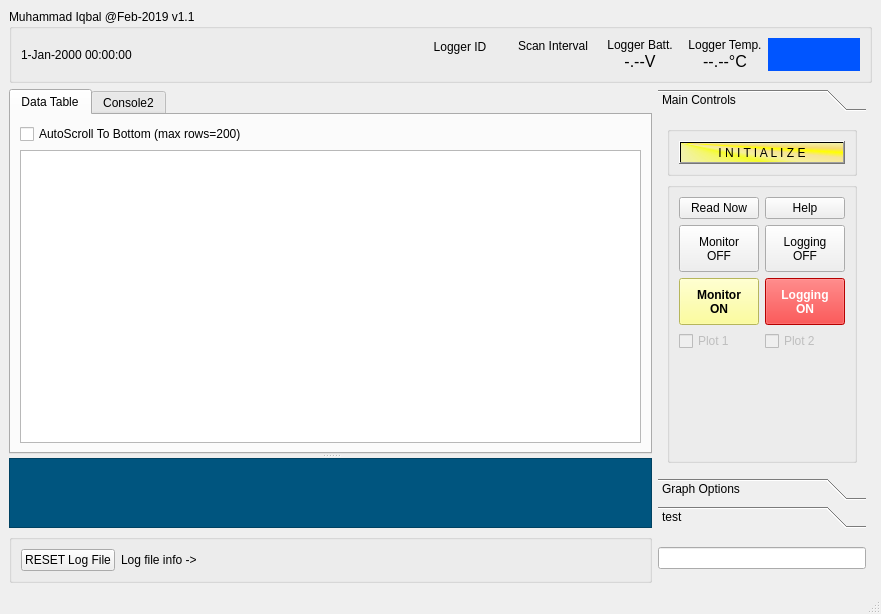
<?xml version="1.0" encoding="UTF-8"?>
<ui version="4.0">
 <class>MainWindow</class>
 <widget class="QMainWindow" name="MainWindow">
  <property name="enabled">
   <bool>true</bool>
  </property>
  <property name="geometry">
   <rect>
    <x>0</x>
    <y>0</y>
    <width>881</width>
    <height>614</height>
   </rect>
  </property>
  <property name="cursor">
   <cursorShape>ArrowCursor</cursorShape>
  </property>
  <property name="windowTitle">
   <string>plotWidgetWithMarkers</string>
  </property>
  <property name="unifiedTitleAndToolBarOnMac">
   <bool>false</bool>
  </property>
  <widget class="QWidget" name="centralWidget">
   <layout class="QGridLayout" name="gridLayout_6">
    <item row="0" column="0" colspan="3">
     <widget class="QGroupBox" name="groupBoxControl">
      <property name="sizePolicy">
       <sizepolicy hsizetype="Preferred" vsizetype="Preferred">
        <horstretch>0</horstretch>
        <verstretch>0</verstretch>
       </sizepolicy>
      </property>
      <property name="maximumSize">
       <size>
        <width>16777215</width>
        <height>80</height>
       </size>
      </property>
      <property name="title">
       <string>Muhammad Iqbal @Feb-2019 v1.1</string>
      </property>
      <layout class="QHBoxLayout" name="horizontalLayout">
       <item>
        <widget class="QLabel" name="labelDateTime">
         <property name="text">
          <string>1-Jan-2000 00:00:00</string>
         </property>
        </widget>
       </item>
       <item>
        <spacer name="horizontalSpacer">
         <property name="orientation">
          <enum>Qt::Horizontal</enum>
         </property>
         <property name="sizeHint" stdset="0">
          <size>
           <width>292</width>
           <height>20</height>
          </size>
         </property>
        </spacer>
       </item>
       <item>
        <layout class="QHBoxLayout" name="horizontalLayout_2">
         <property name="spacing">
          <number>15</number>
         </property>
         <item>
          <layout class="QVBoxLayout" name="verticalLayout_5">
           <property name="spacing">
            <number>0</number>
           </property>
           <item>
            <widget class="QLabel" name="label">
             <property name="text">
              <string>Logger ID</string>
             </property>
             <property name="alignment">
              <set>Qt::AlignCenter</set>
             </property>
            </widget>
           </item>
           <item>
            <widget class="QLabel" name="labelLoggerID">
             <property name="minimumSize">
              <size>
               <width>78</width>
               <height>0</height>
              </size>
             </property>
             <property name="styleSheet">
              <string notr="true"/>
             </property>
             <property name="text">
              <string/>
             </property>
             <property name="alignment">
              <set>Qt::AlignCenter</set>
             </property>
            </widget>
           </item>
          </layout>
         </item>
         <item>
          <layout class="QVBoxLayout" name="verticalLayout_6">
           <property name="spacing">
            <number>0</number>
           </property>
           <item>
            <widget class="QLabel" name="label_2">
             <property name="text">
              <string>Scan Interval</string>
             </property>
             <property name="alignment">
              <set>Qt::AlignCenter</set>
             </property>
            </widget>
           </item>
           <item>
            <widget class="QLabel" name="labelScanInterval">
             <property name="sizePolicy">
              <sizepolicy hsizetype="Preferred" vsizetype="Preferred">
               <horstretch>0</horstretch>
               <verstretch>0</verstretch>
              </sizepolicy>
             </property>
             <property name="minimumSize">
              <size>
               <width>78</width>
               <height>0</height>
              </size>
             </property>
             <property name="font">
              <font>
               <pointsize>12</pointsize>
              </font>
             </property>
             <property name="styleSheet">
              <string notr="true"/>
             </property>
             <property name="text">
              <string/>
             </property>
             <property name="alignment">
              <set>Qt::AlignCenter</set>
             </property>
            </widget>
           </item>
          </layout>
         </item>
         <item>
          <layout class="QVBoxLayout" name="verticalLayout_7">
           <property name="spacing">
            <number>0</number>
           </property>
           <item>
            <widget class="QLabel" name="label_3">
             <property name="text">
              <string>Logger Batt.</string>
             </property>
             <property name="alignment">
              <set>Qt::AlignCenter</set>
             </property>
            </widget>
           </item>
           <item>
            <widget class="QLabel" name="labelBatt">
             <property name="font">
              <font>
               <family>MS Shell Dlg 2</family>
               <pointsize>12</pointsize>
               <weight>50</weight>
               <italic>false</italic>
               <bold>false</bold>
              </font>
             </property>
             <property name="autoFillBackground">
              <bool>false</bool>
             </property>
             <property name="styleSheet">
              <string notr="true"/>
             </property>
             <property name="text">
              <string>-.--V</string>
             </property>
             <property name="alignment">
              <set>Qt::AlignCenter</set>
             </property>
             <property name="indent">
              <number>-1</number>
             </property>
            </widget>
           </item>
          </layout>
         </item>
         <item>
          <layout class="QVBoxLayout" name="verticalLayout_8">
           <property name="spacing">
            <number>0</number>
           </property>
           <item>
            <widget class="QLabel" name="label_4">
             <property name="text">
              <string>Logger Temp.</string>
             </property>
             <property name="alignment">
              <set>Qt::AlignCenter</set>
             </property>
            </widget>
           </item>
           <item>
            <widget class="QLabel" name="labelTemp">
             <property name="font">
              <font>
               <family>MS Shell Dlg 2</family>
               <pointsize>12</pointsize>
              </font>
             </property>
             <property name="styleSheet">
              <string notr="true"/>
             </property>
             <property name="text">
              <string>--.--°C</string>
             </property>
             <property name="alignment">
              <set>Qt::AlignCenter</set>
             </property>
            </widget>
           </item>
          </layout>
         </item>
        </layout>
       </item>
       <item>
        <layout class="QVBoxLayout" name="verticalLayout_9">
         <item>
          <widget class="QLabel" name="labelLoggerModel">
           <property name="minimumSize">
            <size>
             <width>92</width>
             <height>0</height>
            </size>
           </property>
           <property name="font">
            <font>
             <family>MS Shell Dlg 2</family>
             <pointsize>16</pointsize>
             <weight>75</weight>
             <bold>true</bold>
            </font>
           </property>
           <property name="styleSheet">
            <string notr="true">background-color: rgb(0, 85, 255);
color: rgb(255, 255, 0);</string>
           </property>
           <property name="text">
            <string/>
           </property>
           <property name="alignment">
            <set>Qt::AlignCenter</set>
           </property>
          </widget>
         </item>
        </layout>
       </item>
      </layout>
     </widget>
    </item>
    <item row="1" column="0">
     <widget class="QSplitter" name="splitter">
      <property name="sizePolicy">
       <sizepolicy hsizetype="Expanding" vsizetype="Expanding">
        <horstretch>1</horstretch>
        <verstretch>0</verstretch>
       </sizepolicy>
      </property>
      <property name="orientation">
       <enum>Qt::Vertical</enum>
      </property>
      <widget class="QTabWidget" name="tabWidget">
       <property name="enabled">
        <bool>true</bool>
       </property>
       <property name="sizePolicy">
        <sizepolicy hsizetype="Preferred" vsizetype="Preferred">
         <horstretch>0</horstretch>
         <verstretch>4</verstretch>
        </sizepolicy>
       </property>
       <property name="whatsThis">
        <string/>
       </property>
       <property name="autoFillBackground">
        <bool>true</bool>
       </property>
       <property name="styleSheet">
        <string notr="true"/>
       </property>
       <property name="tabPosition">
        <enum>QTabWidget::North</enum>
       </property>
       <property name="tabShape">
        <enum>QTabWidget::Rounded</enum>
       </property>
       <property name="currentIndex">
        <number>0</number>
       </property>
       <property name="elideMode">
        <enum>Qt::ElideNone</enum>
       </property>
       <property name="documentMode">
        <bool>false</bool>
       </property>
       <property name="tabsClosable">
        <bool>false</bool>
       </property>
       <property name="tabBarAutoHide">
        <bool>false</bool>
       </property>
       <widget class="QWidget" name="tab">
        <attribute name="title">
         <string>Data Table</string>
        </attribute>
        <layout class="QGridLayout" name="gridLayout_5">
         <item row="0" column="0">
          <widget class="QCheckBox" name="checkBoxAutoScroll">
           <property name="text">
            <string>AutoScroll To Bottom (max rows=200)</string>
           </property>
          </widget>
         </item>
         <item row="1" column="0">
          <widget class="QTableWidget" name="tableWidgetMarkers"/>
         </item>
        </layout>
       </widget>
       <widget class="QWidget" name="tab_2">
        <attribute name="title">
         <string>Console2</string>
        </attribute>
        <layout class="QGridLayout" name="gridLayout_4">
         <item row="0" column="0">
          <widget class="QTextEdit" name="console_2">
           <property name="styleSheet">
            <string notr="true">background-color: rgb(255, 215, 10);</string>
           </property>
          </widget>
         </item>
        </layout>
       </widget>
      </widget>
      <widget class="QTextEdit" name="console">
       <property name="sizePolicy">
        <sizepolicy hsizetype="Preferred" vsizetype="Preferred">
         <horstretch>0</horstretch>
         <verstretch>1</verstretch>
        </sizepolicy>
       </property>
       <property name="styleSheet">
        <string notr="true">background-color: rgb(0, 85, 127);
color: rgb(255, 255, 0);</string>
       </property>
      </widget>
     </widget>
    </item>
    <item row="2" column="1">
     <widget class="QLineEdit" name="lineEditPassword">
      <property name="text">
       <string/>
      </property>
      <property name="echoMode">
       <enum>QLineEdit::Password</enum>
      </property>
     </widget>
    </item>
    <item row="1" column="1">
     <widget class="QToolBox" name="toolBox">
      <property name="minimumSize">
       <size>
        <width>200</width>
        <height>0</height>
       </size>
      </property>
      <property name="frameShape">
       <enum>QFrame::NoFrame</enum>
      </property>
      <property name="currentIndex">
       <number>0</number>
      </property>
      <widget class="QWidget" name="page">
       <property name="geometry">
        <rect>
         <x>0</x>
         <y>0</y>
         <width>200</width>
         <height>371</height>
        </rect>
       </property>
       <attribute name="label">
        <string>Main Controls</string>
       </attribute>
       <layout class="QGridLayout" name="gridLayout_3">
        <item row="0" column="0">
         <widget class="QGroupBox" name="groupBox">
          <property name="title">
           <string/>
          </property>
          <layout class="QGridLayout" name="gridLayout_8">
           <item row="0" column="0">
            <widget class="QPushButton" name="pushButtonGetLoggerStatus">
             <property name="styleSheet">
              <string notr="true">background-color: qconicalgradient(cx:0, cy:0, angle:135, stop:0 rgba(255, 255, 0, 69), stop:0.375 rgba(255, 255, 0, 69), stop:0.423533 rgba(251, 255, 0, 145), stop:0.45 rgba(247, 255, 0, 208), stop:0.477581 rgba(255, 244, 71, 130), stop:0.518717 rgba(255, 218, 71, 130), stop:0.55 rgba(255, 255, 0, 255), stop:0.57754 rgba(255, 203, 0, 130), stop:0.625 rgba(255, 255, 0, 69), stop:1 rgba(255, 255, 0, 69));</string>
             </property>
             <property name="text">
              <string>I N I T I A L I Z E</string>
             </property>
            </widget>
           </item>
          </layout>
         </widget>
        </item>
        <item row="1" column="0">
         <widget class="QGroupBox" name="groupBoxMainControl">
          <property name="title">
           <string/>
          </property>
          <layout class="QGridLayout" name="gridLayout_2" columnstretch="1,0">
           <property name="sizeConstraint">
            <enum>QLayout::SetDefaultConstraint</enum>
           </property>
           <item row="3" column="0">
            <widget class="QCheckBox" name="checkBoxShowPlotWindow_0">
             <property name="enabled">
              <bool>false</bool>
             </property>
             <property name="text">
              <string>Plot 1</string>
             </property>
             <property name="checkable">
              <bool>true</bool>
             </property>
            </widget>
           </item>
           <item row="3" column="1">
            <widget class="QCheckBox" name="checkBoxShowPlotWindow_1">
             <property name="enabled">
              <bool>false</bool>
             </property>
             <property name="text">
              <string>Plot 2</string>
             </property>
            </widget>
           </item>
           <item row="0" column="1">
            <widget class="QPushButton" name="pushButtonHelp">
             <property name="enabled">
              <bool>true</bool>
             </property>
             <property name="text">
              <string>Help</string>
             </property>
            </widget>
           </item>
           <item row="0" column="0">
            <widget class="QPushButton" name="pushButtonReadNow">
             <property name="enabled">
              <bool>true</bool>
             </property>
             <property name="styleSheet">
              <string notr="true"/>
             </property>
             <property name="text">
              <string>Read Now</string>
             </property>
            </widget>
           </item>
           <item row="4" column="1">
            <spacer name="verticalSpacer_2">
             <property name="orientation">
              <enum>Qt::Vertical</enum>
             </property>
             <property name="sizeHint" stdset="0">
              <size>
               <width>20</width>
               <height>40</height>
              </size>
             </property>
            </spacer>
           </item>
           <item row="1" column="1">
            <layout class="QVBoxLayout" name="verticalLayout_3" stretch="1,1">
             <item>
              <widget class="QPushButton" name="pushButtonStartLogging">
               <property name="enabled">
                <bool>true</bool>
               </property>
               <property name="sizePolicy">
                <sizepolicy hsizetype="Minimum" vsizetype="Fixed">
                 <horstretch>0</horstretch>
                 <verstretch>0</verstretch>
                </sizepolicy>
               </property>
               <property name="maximumSize">
                <size>
                 <width>16777215</width>
                 <height>75</height>
                </size>
               </property>
               <property name="text">
                <string>Logging
OFF</string>
               </property>
               <property name="checkable">
                <bool>false</bool>
               </property>
               <property name="autoDefault">
                <bool>false</bool>
               </property>
               <property name="default">
                <bool>false</bool>
               </property>
               <property name="flat">
                <bool>false</bool>
               </property>
              </widget>
             </item>
             <item>
              <widget class="QPushButton" name="pushButtonStopLogging">
               <property name="enabled">
                <bool>true</bool>
               </property>
               <property name="sizePolicy">
                <sizepolicy hsizetype="Minimum" vsizetype="Fixed">
                 <horstretch>0</horstretch>
                 <verstretch>0</verstretch>
                </sizepolicy>
               </property>
               <property name="maximumSize">
                <size>
                 <width>16777215</width>
                 <height>75</height>
                </size>
               </property>
               <property name="font">
                <font>
                 <weight>75</weight>
                 <italic>false</italic>
                 <bold>true</bold>
                 <strikeout>false</strikeout>
                </font>
               </property>
               <property name="styleSheet">
                <string notr="true">background-color: rgb(255, 0, 0);
color: rgb(255, 255, 255);</string>
               </property>
               <property name="text">
                <string>Logging
ON</string>
               </property>
              </widget>
             </item>
            </layout>
           </item>
           <item row="1" column="0">
            <layout class="QVBoxLayout" name="verticalLayout" stretch="1,1">
             <property name="sizeConstraint">
              <enum>QLayout::SetDefaultConstraint</enum>
             </property>
             <item>
              <widget class="QPushButton" name="pushButtonStartMonitor">
               <property name="enabled">
                <bool>true</bool>
               </property>
               <property name="sizePolicy">
                <sizepolicy hsizetype="Minimum" vsizetype="Fixed">
                 <horstretch>0</horstretch>
                 <verstretch>0</verstretch>
                </sizepolicy>
               </property>
               <property name="maximumSize">
                <size>
                 <width>16777215</width>
                 <height>75</height>
                </size>
               </property>
               <property name="cursor">
                <cursorShape>PointingHandCursor</cursorShape>
               </property>
               <property name="styleSheet">
                <string notr="true"/>
               </property>
               <property name="text">
                <string>Monitor
OFF</string>
               </property>
               <property name="checkable">
                <bool>false</bool>
               </property>
               <property name="checked">
                <bool>false</bool>
               </property>
               <property name="autoRepeat">
                <bool>false</bool>
               </property>
               <property name="autoExclusive">
                <bool>false</bool>
               </property>
              </widget>
             </item>
             <item>
              <widget class="QPushButton" name="pushButtonStopMonitor">
               <property name="sizePolicy">
                <sizepolicy hsizetype="Minimum" vsizetype="Fixed">
                 <horstretch>0</horstretch>
                 <verstretch>0</verstretch>
                </sizepolicy>
               </property>
               <property name="minimumSize">
                <size>
                 <width>0</width>
                 <height>0</height>
                </size>
               </property>
               <property name="maximumSize">
                <size>
                 <width>16777215</width>
                 <height>75</height>
                </size>
               </property>
               <property name="font">
                <font>
                 <weight>75</weight>
                 <bold>true</bold>
                </font>
               </property>
               <property name="styleSheet">
                <string notr="true">background-color: rgb(255, 255, 127);</string>
               </property>
               <property name="text">
                <string>Monitor
ON</string>
               </property>
              </widget>
             </item>
            </layout>
           </item>
          </layout>
         </widget>
        </item>
       </layout>
      </widget>
      <widget class="QWidget" name="page_3">
       <property name="geometry">
        <rect>
         <x>0</x>
         <y>0</y>
         <width>200</width>
         <height>371</height>
        </rect>
       </property>
       <attribute name="label">
        <string>Graph Options</string>
       </attribute>
       <layout class="QGridLayout" name="gridLayout_10">
        <item row="10" column="1">
         <spacer name="verticalSpacer_4">
          <property name="orientation">
           <enum>Qt::Vertical</enum>
          </property>
          <property name="sizeHint" stdset="0">
           <size>
            <width>20</width>
            <height>40</height>
           </size>
          </property>
         </spacer>
        </item>
        <item row="3" column="1">
         <widget class="QComboBox" name="comboBoxScatterStyle">
          <property name="enabled">
           <bool>true</bool>
          </property>
          <property name="currentIndex">
           <number>14</number>
          </property>
          <item>
           <property name="text">
            <string>Disc</string>
           </property>
          </item>
          <item>
           <property name="text">
            <string>Cross</string>
           </property>
          </item>
          <item>
           <property name="text">
            <string>Plus</string>
           </property>
          </item>
          <item>
           <property name="text">
            <string>Circle</string>
           </property>
          </item>
          <item>
           <property name="text">
            <string>Square</string>
           </property>
          </item>
          <item>
           <property name="text">
            <string>Diamond</string>
           </property>
          </item>
          <item>
           <property name="text">
            <string>Star</string>
           </property>
          </item>
          <item>
           <property name="text">
            <string>Triangle</string>
           </property>
          </item>
          <item>
           <property name="text">
            <string>TriangleInverted</string>
           </property>
          </item>
          <item>
           <property name="text">
            <string>CrossSquare</string>
           </property>
          </item>
          <item>
           <property name="text">
            <string>PlusSquare</string>
           </property>
          </item>
          <item>
           <property name="text">
            <string>CrossCircle</string>
           </property>
          </item>
          <item>
           <property name="text">
            <string>PlusCircle</string>
           </property>
          </item>
          <item>
           <property name="text">
            <string>Peace</string>
           </property>
          </item>
          <item>
           <property name="text">
            <string>Mixed</string>
           </property>
          </item>
          <item>
           <property name="text">
            <string>None</string>
           </property>
          </item>
         </widget>
        </item>
        <item row="1" column="0">
         <widget class="QLabel" name="label_9">
          <property name="text">
           <string>Line Style</string>
          </property>
         </widget>
        </item>
        <item row="1" column="1">
         <widget class="QComboBox" name="comboBoxLineStyle">
          <item>
           <property name="text">
            <string>Line</string>
           </property>
          </item>
          <item>
           <property name="text">
            <string>StepLeft</string>
           </property>
          </item>
          <item>
           <property name="text">
            <string>StepRight</string>
           </property>
          </item>
          <item>
           <property name="text">
            <string>StepCenter</string>
           </property>
          </item>
          <item>
           <property name="text">
            <string>Impulse</string>
           </property>
          </item>
          <item>
           <property name="text">
            <string>None</string>
           </property>
          </item>
         </widget>
        </item>
        <item row="2" column="1">
         <widget class="QSlider" name="horizontalSliderLineWidth">
          <property name="maximum">
           <number>30</number>
          </property>
          <property name="pageStep">
           <number>10</number>
          </property>
          <property name="value">
           <number>1</number>
          </property>
          <property name="sliderPosition">
           <number>1</number>
          </property>
          <property name="orientation">
           <enum>Qt::Horizontal</enum>
          </property>
          <property name="invertedAppearance">
           <bool>false</bool>
          </property>
          <property name="invertedControls">
           <bool>false</bool>
          </property>
         </widget>
        </item>
        <item row="5" column="1">
         <widget class="QComboBox" name="comboBoxPenStyle">
          <property name="enabled">
           <bool>false</bool>
          </property>
          <item>
           <property name="text">
            <string>dash</string>
           </property>
          </item>
          <item>
           <property name="text">
            <string>dot</string>
           </property>
          </item>
          <item>
           <property name="text">
            <string>solid</string>
           </property>
          </item>
         </widget>
        </item>
        <item row="3" column="0">
         <widget class="QLabel" name="label_10">
          <property name="enabled">
           <bool>true</bool>
          </property>
          <property name="text">
           <string>Scatter Style</string>
          </property>
         </widget>
        </item>
        <item row="5" column="0">
         <widget class="QLabel" name="label_11">
          <property name="enabled">
           <bool>false</bool>
          </property>
          <property name="text">
           <string>Pen Style</string>
          </property>
         </widget>
        </item>
        <item row="2" column="0">
         <widget class="QLabel" name="label_12">
          <property name="text">
           <string>Line Width</string>
          </property>
         </widget>
        </item>
        <item row="10" column="0">
         <spacer name="verticalSpacer_3">
          <property name="orientation">
           <enum>Qt::Vertical</enum>
          </property>
          <property name="sizeHint" stdset="0">
           <size>
            <width>20</width>
            <height>40</height>
           </size>
          </property>
         </spacer>
        </item>
        <item row="4" column="0">
         <widget class="QLabel" name="label_13">
          <property name="text">
           <string>Scatter Size</string>
          </property>
         </widget>
        </item>
        <item row="4" column="1">
         <widget class="QSlider" name="horizontalSliderScatterSize">
          <property name="minimum">
           <number>0</number>
          </property>
          <property name="maximum">
           <number>10</number>
          </property>
          <property name="value">
           <number>4</number>
          </property>
          <property name="orientation">
           <enum>Qt::Horizontal</enum>
          </property>
         </widget>
        </item>
       </layout>
      </widget>
      <widget class="QWidget" name="page_2">
       <property name="geometry">
        <rect>
         <x>0</x>
         <y>0</y>
         <width>279</width>
         <height>450</height>
        </rect>
       </property>
       <attribute name="label">
        <string>test</string>
       </attribute>
       <layout class="QGridLayout" name="gridLayout">
        <item row="0" column="0">
         <widget class="QGroupBox" name="groupBoxHiddenControl">
          <property name="sizePolicy">
           <sizepolicy hsizetype="Preferred" vsizetype="Preferred">
            <horstretch>0</horstretch>
            <verstretch>0</verstretch>
           </sizepolicy>
          </property>
          <property name="title">
           <string/>
          </property>
          <layout class="QGridLayout" name="gridLayout_7">
           <item row="7" column="2">
            <widget class="QLabel" name="labelFreq">
             <property name="text">
              <string>freq Hz</string>
             </property>
            </widget>
           </item>
           <item row="16" column="0">
            <spacer name="verticalSpacer">
             <property name="orientation">
              <enum>Qt::Vertical</enum>
             </property>
             <property name="sizeHint" stdset="0">
              <size>
               <width>20</width>
               <height>40</height>
              </size>
             </property>
            </spacer>
           </item>
           <item row="4" column="0">
            <widget class="QCheckBox" name="checkBoxPauseGraph">
             <property name="text">
              <string>Pause</string>
             </property>
            </widget>
           </item>
           <item row="11" column="0">
            <widget class="QLabel" name="label_6">
             <property name="text">
              <string>plotDataCounter</string>
             </property>
            </widget>
           </item>
           <item row="4" column="2">
            <widget class="QCheckBox" name="checkBoxAutoRange">
             <property name="text">
              <string>Auto Range</string>
             </property>
            </widget>
           </item>
           <item row="9" column="2">
            <widget class="QLabel" name="labelyArrayTot">
             <property name="text">
              <string>yArrayTot</string>
             </property>
            </widget>
           </item>
           <item row="10" column="2">
            <widget class="QLabel" name="labelyArrayTot_i">
             <property name="text">
              <string>yArrayTot_i</string>
             </property>
            </widget>
           </item>
           <item row="10" column="0">
            <widget class="QLabel" name="label_7">
             <property name="text">
              <string>yArrayTot_i</string>
             </property>
            </widget>
           </item>
           <item row="11" column="2">
            <widget class="QLabel" name="labelPlotDataCounter">
             <property name="text">
              <string>plotDataCounter</string>
             </property>
            </widget>
           </item>
           <item row="9" column="0">
            <widget class="QLabel" name="label_8">
             <property name="text">
              <string>yArrayTot</string>
             </property>
            </widget>
           </item>
           <item row="3" column="0">
            <widget class="QPushButton" name="pushButtonSetSimulateInterval">
             <property name="text">
              <string>Simulate Interval (ms)</string>
             </property>
            </widget>
           </item>
           <item row="17" column="2">
            <widget class="QPushButton" name="pushButtonStop">
             <property name="enabled">
              <bool>false</bool>
             </property>
             <property name="text">
              <string>Stop</string>
             </property>
            </widget>
           </item>
           <item row="3" column="2">
            <widget class="QLineEdit" name="lineEditSimulateInterval"/>
           </item>
           <item row="17" column="0">
            <widget class="QPushButton" name="pushButtonRun">
             <property name="text">
              <string>Run</string>
             </property>
            </widget>
           </item>
           <item row="15" column="0">
            <widget class="LED" name="ledRx">
             <property name="visible">
              <bool>false</bool>
             </property>
            </widget>
           </item>
           <item row="1" column="0" colspan="3">
            <widget class="QPushButton" name="pushButtonClearConsole_2">
             <property name="text">
              <string>Clear
console_2</string>
             </property>
            </widget>
           </item>
           <item row="15" column="2">
            <widget class="LED" name="ledNewData">
             <property name="visible">
              <bool>false</bool>
             </property>
            </widget>
           </item>
           <item row="14" column="2">
            <widget class="QLabel" name="labelLoggingState">
             <property name="autoFillBackground">
              <bool>false</bool>
             </property>
             <property name="styleSheet">
              <string notr="true">font: bold;</string>
             </property>
             <property name="text">
              <string>logging state</string>
             </property>
             <property name="alignment">
              <set>Qt::AlignLeading|Qt::AlignLeft|Qt::AlignVCenter</set>
             </property>
            </widget>
           </item>
           <item row="14" column="0">
            <widget class="QLabel" name="labelMonitorMode">
             <property name="autoFillBackground">
              <bool>false</bool>
             </property>
             <property name="styleSheet">
              <string notr="true">font: bold;</string>
             </property>
             <property name="text">
              <string>monitor mode</string>
             </property>
             <property name="alignment">
              <set>Qt::AlignLeading|Qt::AlignLeft|Qt::AlignVCenter</set>
             </property>
            </widget>
           </item>
           <item row="13" column="2">
            <widget class="QLineEdit" name="lineEditScanInterval">
             <property name="sizePolicy">
              <sizepolicy hsizetype="Ignored" vsizetype="Fixed">
               <horstretch>0</horstretch>
               <verstretch>0</verstretch>
              </sizepolicy>
             </property>
             <property name="text">
              <string>30</string>
             </property>
             <property name="alignment">
              <set>Qt::AlignCenter</set>
             </property>
             <property name="readOnly">
              <bool>false</bool>
             </property>
             <property name="clearButtonEnabled">
              <bool>false</bool>
             </property>
            </widget>
           </item>
           <item row="5" column="2">
            <widget class="QCheckBox" name="checkBoxRandomize">
             <property name="text">
              <string>Randomize</string>
             </property>
            </widget>
           </item>
           <item row="13" column="0">
            <widget class="QPushButton" name="pushButtonSetScanInterval">
             <property name="text">
              <string>Set Interval</string>
             </property>
            </widget>
           </item>
           <item row="5" column="0">
            <widget class="QCheckBox" name="checkBoxSimulateData">
             <property name="enabled">
              <bool>true</bool>
             </property>
             <property name="text">
              <string>Simulate</string>
             </property>
            </widget>
           </item>
           <item row="0" column="0" colspan="3">
            <widget class="QComboBox" name="comboBoxLoggerModel">
             <property name="enabled">
              <bool>true</bool>
             </property>
             <property name="currentIndex">
              <number>-1</number>
             </property>
             <item>
              <property name="text">
               <string>LC-2</string>
              </property>
             </item>
             <item>
              <property name="text">
               <string>LC-2x4</string>
              </property>
             </item>
             <item>
              <property name="text">
               <string>LC-2x16</string>
              </property>
             </item>
            </widget>
           </item>
           <item row="2" column="0" colspan="3">
            <layout class="QFormLayout" name="formLayout">
             <item row="0" column="0">
              <widget class="QLabel" name="xRangeLabel">
               <property name="text">
                <string>x Range</string>
               </property>
              </widget>
             </item>
             <item row="0" column="1">
              <widget class="QLineEdit" name="lineEditXRange"/>
             </item>
             <item row="1" column="0">
              <widget class="QLabel" name="yMaxLabel">
               <property name="text">
                <string>y Max</string>
               </property>
              </widget>
             </item>
             <item row="1" column="1">
              <widget class="QLineEdit" name="lineEditYMax"/>
             </item>
             <item row="2" column="0">
              <widget class="QLabel" name="yMinLabel">
               <property name="text">
                <string>y Min</string>
               </property>
              </widget>
             </item>
             <item row="2" column="1">
              <widget class="QLineEdit" name="lineEditYMin"/>
             </item>
            </layout>
           </item>
          </layout>
         </widget>
        </item>
       </layout>
      </widget>
     </widget>
    </item>
    <item row="2" column="0">
     <widget class="QGroupBox" name="groupBox_3">
      <property name="title">
       <string/>
      </property>
      <layout class="QGridLayout" name="gridLayout_9">
       <item row="0" column="2">
        <widget class="QLabel" name="labelFileInfo">
         <property name="font">
          <font>
           <weight>75</weight>
           <bold>true</bold>
          </font>
         </property>
         <property name="styleSheet">
          <string notr="true">color: rgb(255, 0, 0);</string>
         </property>
         <property name="text">
          <string/>
         </property>
        </widget>
       </item>
       <item row="0" column="1">
        <widget class="QLabel" name="label_5">
         <property name="text">
          <string>Log file info -&gt; </string>
         </property>
        </widget>
       </item>
       <item row="0" column="0">
        <widget class="QPushButton" name="pushButtonResetLogFile">
         <property name="text">
          <string>RESET Log File</string>
         </property>
        </widget>
       </item>
       <item row="0" column="4">
        <spacer name="horizontalSpacer_2">
         <property name="orientation">
          <enum>Qt::Horizontal</enum>
         </property>
         <property name="sizeHint" stdset="0">
          <size>
           <width>40</width>
           <height>20</height>
          </size>
         </property>
        </spacer>
       </item>
      </layout>
     </widget>
    </item>
   </layout>
   <zorder>splitter</zorder>
   <zorder>groupBoxControl</zorder>
   <zorder>groupBox_3</zorder>
   <zorder>toolBox</zorder>
   <zorder>lineEditPassword</zorder>
  </widget>
  <widget class="QStatusBar" name="statusBar"/>
  <action name="actionTest">
   <property name="text">
    <string>test</string>
   </property>
  </action>
 </widget>
 <customwidgets>
  <customwidget>
   <class>LED</class>
   <extends>QWidget</extends>
   <header>LED.h</header>
  </customwidget>
 </customwidgets>
 <resources/>
 <connections>
  <connection>
   <sender>labelLoggerModel</sender>
   <signal>linkActivated(QString)</signal>
   <receiver>groupBoxHiddenControl</receiver>
   <slot>hide()</slot>
   <hints>
    <hint type="sourcelabel">
     <x>792</x>
     <y>49</y>
    </hint>
    <hint type="destinationlabel">
     <x>700</x>
     <y>312</y>
    </hint>
   </hints>
  </connection>
  <connection>
   <sender>ledNewData</sender>
   <signal>stateChangedSignal(bool)</signal>
   <receiver>tableWidgetMarkers</receiver>
   <slot>scrollToBottom()</slot>
   <hints>
    <hint type="sourcelabel">
     <x>763</x>
     <y>456</y>
    </hint>
    <hint type="destinationlabel">
     <x>180</x>
     <y>225</y>
    </hint>
   </hints>
  </connection>
 </connections>
</ui>
